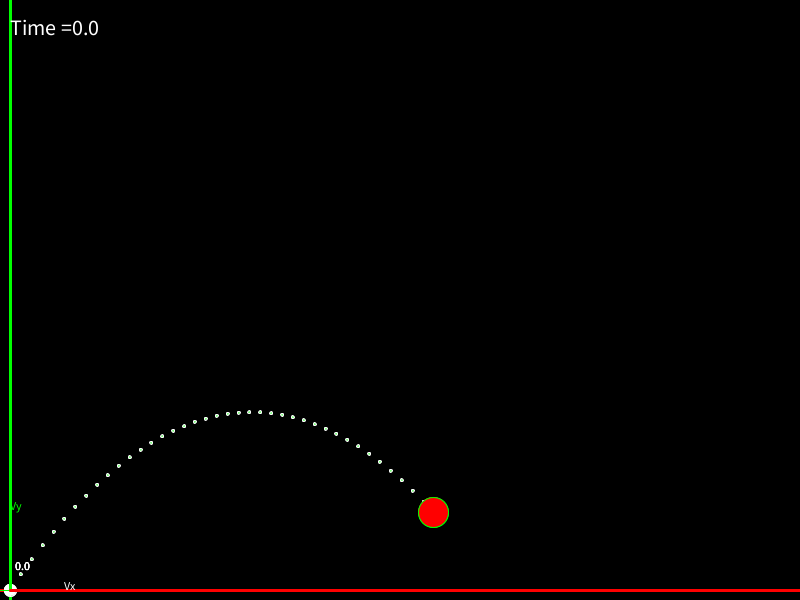
Frame 1 (no input)
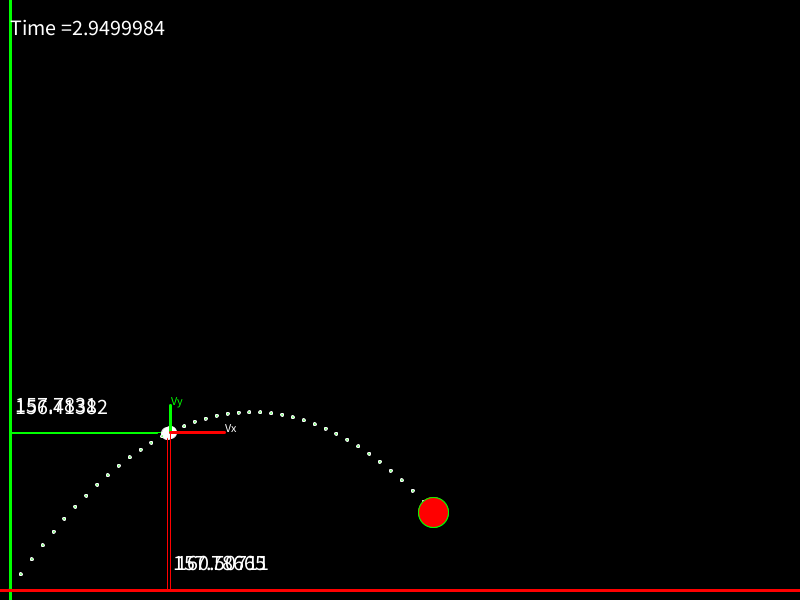
Frame 60 (the mouse pressed at the canvas centre just before this capture)
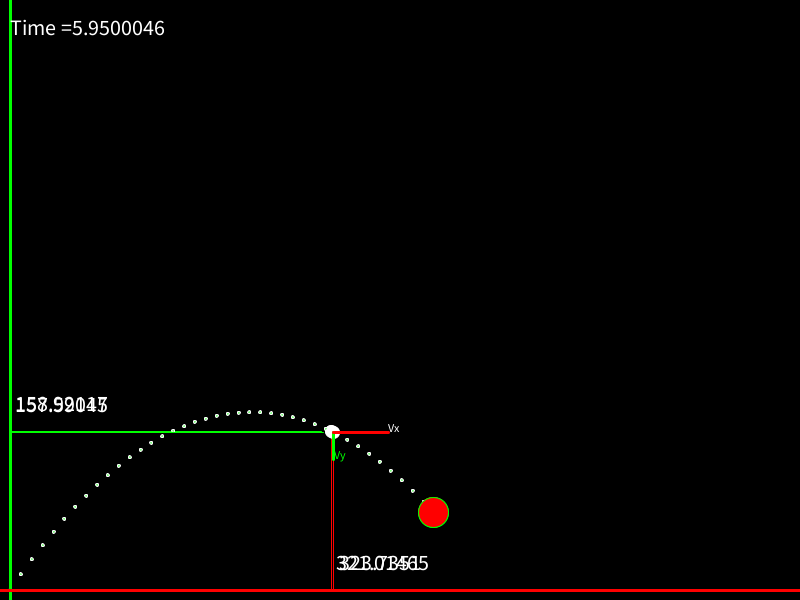
Frame 120 (the mouse held since frame 60 and released just before this capture)

The Processing sketch that drew these frames (run headless with seeded random() and noise(); from frame 60 on, the mouse is pressed at the canvas centre):

// Processing sketch: kinematix
// ── kinematix.pde

PVector target;
PVector position;
PVector velocity;
PVector vecRigth=new PVector(1.0, 0.0);
PVector vecUp=new PVector(0.0, 1.0);

float distance=0.0;
float h=300.0;
float gravity= -18;
float displacement=0.0;
float dt=0.0;
float totalTime=0;
float time_now;
float padding=10;
float vel;
float posx=0.0;
float posy=0.0;
float total_time=0.0;
String deltaTime="";
float vy=0.0;



void setup()
{
  size(800, 600);
  init();
  calculate_velocity();
}

void draw()
{
  
  background(0);
  update(posx, posy);
  drawPath();
  if (dt<=total_time)
  {
    posx=position.x + velocity.x*dt;
    posy =position.y + (velocity.y*dt) + (0.5*gravity*dt*dt);   
    update(posx, posy);
    drawvelocityVector(posx ,posy,dt );
    deltaTime = "Time =" + str(dt);
    
    textSize(22);
    fill(255);
    text(deltaTime,10,35);
    
    dt+=0.05;
    
  } 
  else
  {
    
    dt=0;
    init();
    calculate_velocity();
  }
}


void update(float  px, float py)
{
  //draw axis
  strokeWeight(3);
  stroke(0, 255, 0);
  line(10, 0, 10, height);

  stroke(255, 0, 0);
  line(0, height-10, width, height-10);

  //Position
  strokeWeight(1);
  stroke(255);
  fill(255);
  circle(px+padding, (height - padding) - py, 12);
  stroke(0,255,0);
  line(padding,(height - padding)-py ,px, (height - padding) - py);
  text(str(posy) , (padding+5),((height - padding)-py)- 20);
  
  stroke(255,0,0);
  line(px+padding,(height - padding), px+padding,(height - padding) - py);
  
  text(str(posx) ,px+ padding+5,height - padding- 20);

  //target
  stroke(0, 255, 0);
  fill(255, 0, 0);
  circle(target.x+padding, (height - padding) - target.y, 30);
  
  strokeWeight(1);
  
  
}
void drawvelocityVector(float px ,float py,float t )
{
  strokeWeight(3);
  vy=velocity.y + gravity*t;
  stroke(0,255,0);
  line(px+padding, (height - padding) - py ,px+padding, ((height - padding)-py)-vy);
  textSize(12);
  fill(0,255,0);
  text("Vy" ,px+padding ,((height - padding)-py)-vy);
  
  stroke(255,0,0);
  line(px+padding, (height - padding) - py ,(px+padding)+velocity.x, (height - padding) - py);
   textSize(12);
  fill(255);
  text("Vx" ,(px+padding)+velocity.x ,(height - padding) - py);
  strokeWeight(1);
  
}

void drawPath()
{
  float px=0.0;
  float py=0.0;
  for(float t =0.0 ; t <= total_time; t+=0.2 )
  {
    px= position.x + velocity.x * t;
    py = position.y + ( velocity.y * t) + ( 0.5 * gravity * t * t);   
    
     stroke(255);
     fill(125,255,125);
    
    circle(px + padding, (height - padding) - py, 3);
    
  }
}

void init()
{
  position=new PVector(0.0, 0.0);
  target=new PVector(random(100, 600), random(0, 300));
  velocity =new PVector(1.0, 1.0);
}

void calculate_velocity()
{

  float distanceX = target.x - position.x;
  float distanceY = target.y - position.y;
  
  h=abs( distanceY + 100 );
  
  float velocityY=sqrt( -2.0*gravity*h );
  
  float timeUp=sqrt( -2.0*h/gravity );
  
  float timeDown = sqrt( 2.0*(distanceY-h) / gravity );  
  
  total_time= timeUp + timeDown;
  
  float velocityX= distanceX / total_time; 
  
  velocity.set( velocityX , velocityY );


  println("Position =" +position);
  println("Target Position =" +target);
  println("Velocity =" + velocity);
  println("Distance X = " +distanceX);
  println("Distance Y = " +distanceY);
  println("Velocity X =" + velocityX);
  println("Velocity Y =" + velocityY);
  println("Time Up =  " + timeUp);
  println("Time Down =" + timeDown);
  println("TotalTime = " + total_time); 

}
